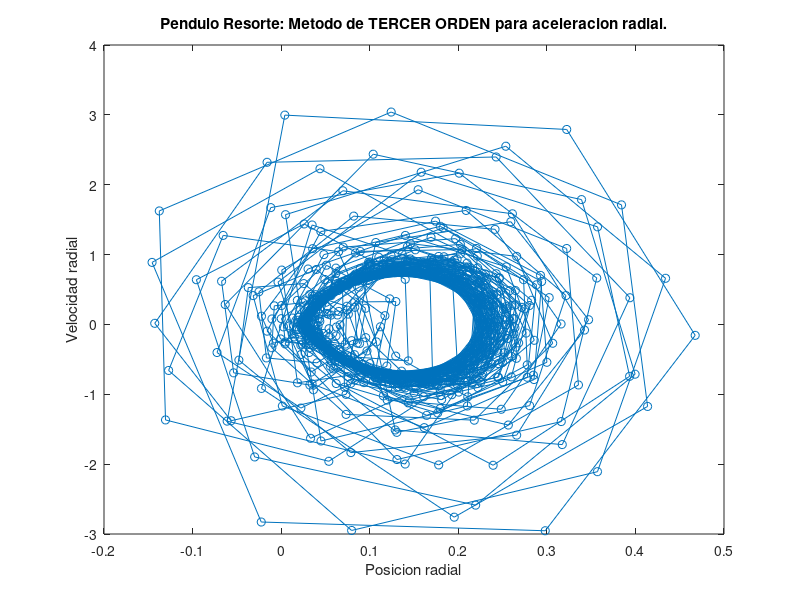
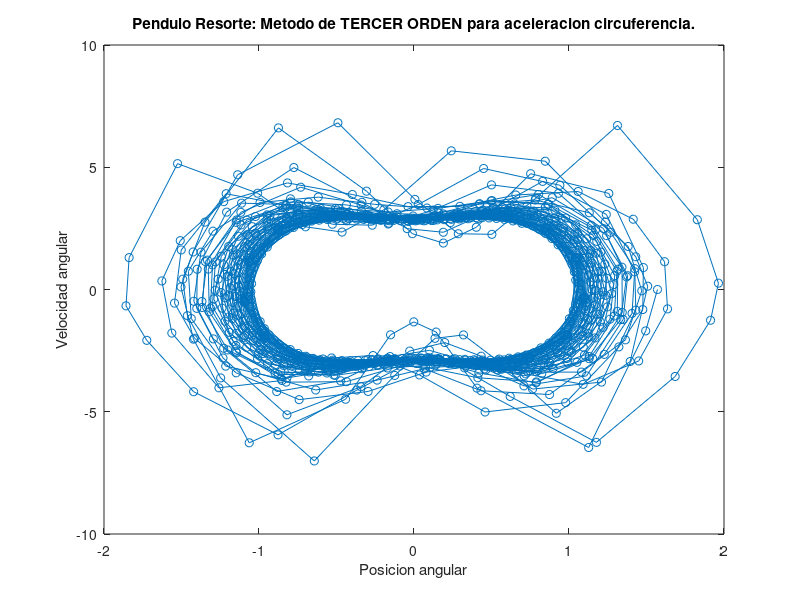
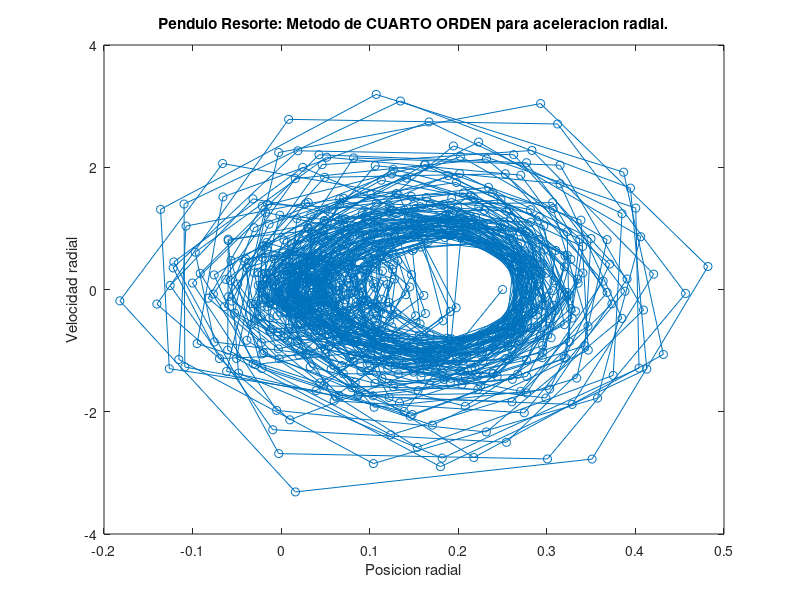
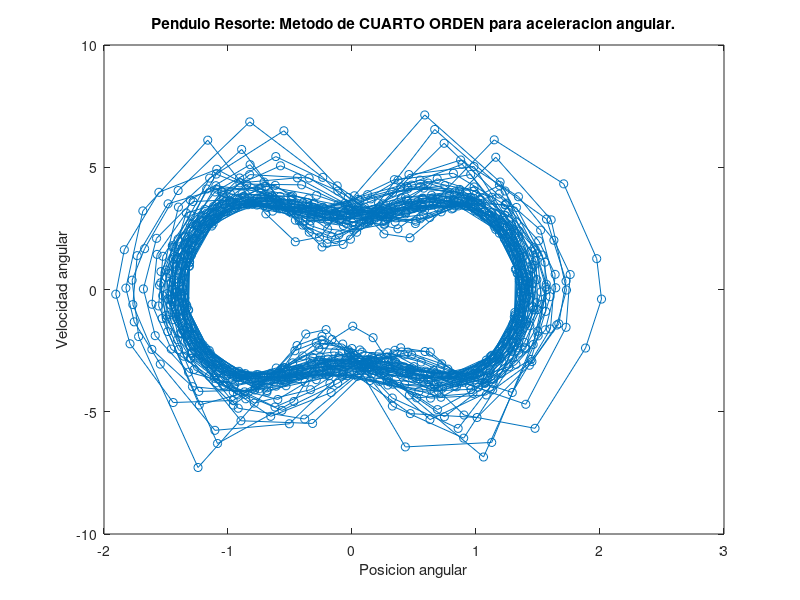

Recreate these plots in MATLAB, in order.
#OBLIGATORIO 2 - Metodos Numericos 2021 - Grupo 63
# Problema del PENDULO RESORTE

# Definicion de CONSTANTES:
m = 1; # Masa
g = 9.8; # Constante gravitacional
k = 98.1; # Constante del Resorte
L0 = 0.5; # Longitud del Resorte
# Definicion de TIEMPO:
# (Comentar o descomentar delta_t dependiendo del caso)
#delta_t = 0.1;
delta_t = 0.1;
tmax = 100; # Maximo de tiempo, puede variar.
# Inicializacion de VALORES INICIALES:
tita0 =(pi)/2; # Desplazamiento en la circuferencia
dtita0 = 0; # Velocidad en la circuferencia
r0 = 0.25; # Desplazamiento Radial
dr0 = 0; # Velocidad Radial

# Definicion de FUNCIONES:
aceleracionRadial = @(r, dr, tita, dtita, tiempo) [ (L0 + r)*((dtita)^2) + g*(cos(tita))- k*r/m];
aceleracionCircuf = @(r, dr, tita, dtita, tiempo) [ -(2*dr*dtita + g*(sin(tita)))/(L0 + r)];

# -------------------------------- #
# Metodo explicito de TERCER ORDEN:
# -------------------------------- #
tiempo = 0;
posRadial_ts = r0;
velRadial_ts = dr0;
posCircuf_ts = tita0;
velCircuf_ts = dtita0;
# Inicializacion de Vectores:
vector_posRadial_TO = [posRadial_ts];
vector_velRadial_TO = [velRadial_ts];
vector_posCircuf_TO = [posCircuf_ts];
vector_velCircuf_TO = [velCircuf_ts];
vector_tiempo_TO = [tiempo];
do
  #PASO 1.
  accelRadial = aceleracionRadial(posRadial_ts, velRadial_ts, posCircuf_ts, velCircuf_ts, tiempo);
  accelCircuf = aceleracionCircuf(posRadial_ts, velRadial_ts, posCircuf_ts, velCircuf_ts, tiempo);
  #PASO 2.
  posRadial_t13 = posRadial_ts + (1/3)*delta_t*velRadial_ts + (1/18)*(delta_t^2)*accelRadial;
  velRadial_t13 = velRadial_ts + (1/3)*delta_t*accelRadial;
  posCircuf_t13 = posCircuf_ts + (1/3)*delta_t*velCircuf_ts + (1/18)*(delta_t^2)*accelCircuf;
  velCircuf_t13 = velCircuf_ts + (1/3)*delta_t*accelCircuf;
  #PASO 3.
  accelRadial_13 = aceleracionRadial(posRadial_t13, velRadial_t13, posCircuf_t13, velCircuf_t13, (tiempo + (1/3)*delta_t));
  accelCircuf_13 = aceleracionCircuf(posRadial_t13, velRadial_t13, posCircuf_t13, velCircuf_t13, (tiempo + (1/3)*delta_t));
  #PASO 4.
  posRadial_t23 = posRadial_ts + (2/3)*delta_t*velRadial_ts + (1/27)*(delta_t^2)*(2*accelRadial + 4*accelRadial_13);
  velRadial_t23 = velRadial_ts + (2/3)*delta_t*accelRadial_13;
  posCircuf_t23 = posCircuf_ts + (2/3)*delta_t*velCircuf_ts + (1/27)*(delta_t^2)*(2*accelCircuf + 4*accelCircuf_13);
  velCircuf_t23 = velCircuf_ts + (2/3)*delta_t*accelCircuf_13;
  #PASO 5.
  accelRadial_23 = aceleracionRadial(posRadial_t23, velRadial_t23, posCircuf_t23, velCircuf_t23, (tiempo + (2/3)*delta_t));
  accelCircuf_23 = aceleracionCircuf(posRadial_t23, velRadial_t23, posCircuf_t23, velCircuf_t23, (tiempo + (2/3)*delta_t));
  #PASO 6.
  posRadial_ts = posRadial_ts + delta_t*velRadial_ts + (1/6)*(delta_t^2)*(accelRadial + accelRadial_13 + accelRadial_23);
  velRadial_ts = velRadial_ts + (1/4)*delta_t*(accelRadial + 3*accelRadial_23);
  posCircuf_ts = posCircuf_ts + delta_t*velCircuf_ts + (1/6)*(delta_t^2)*(accelCircuf + accelCircuf_13 + accelCircuf_23);
  velCircuf_ts = velCircuf_ts + (1/4)*delta_t*(accelCircuf + 3*accelCircuf_23);
  # Agrego los valores a sus respectivos vectores.
  vector_posRadial_TO = [vector_posRadial_TO, posRadial_ts];
  vector_velRadial_TO = [vector_velRadial_TO, velRadial_ts];
  vector_posCircuf_TO = [vector_posCircuf_TO, posCircuf_ts];
  vector_velCircuf_TO = [vector_velCircuf_TO, velCircuf_ts];
  # Incremento el contador de tiempo.
  tiempo += delta_t;
  vector_tiempo_TO = [vector_tiempo_TO, tiempo];
until (tiempo > (tmax - delta_t))
# Ploteo de grafica:
figure(1)
plot(vector_posRadial_TO, vector_velRadial_TO, '-o')
title('Pendulo Resorte: Metodo de TERCER ORDEN para aceleracion radial.');
xlabel('Posicion radial');
ylabel('Velocidad radial');
figure(2)
plot(vector_posCircuf_TO, vector_velCircuf_TO, '-o')
title('Pendulo Resorte: Metodo de TERCER ORDEN para aceleracion circuferencia.');
xlabel('Posicion angular');
ylabel('Velocidad angular');
# Fin TERCER ORDEN

# -------------------------------- #
# Metodo explicito de CUARTO ORDEN:
# -------------------------------- #
tiempo = 0;
posRadial_ts = r0;
velRadial_ts = dr0;
posCircuf_ts = tita0;
velCircuf_ts = dtita0;
# Inicializacion de Vectores:
vector_posRadial_CO = [posRadial_ts];
vector_velRadial_CO = [velRadial_ts];
vector_posCircuf_CO = [posCircuf_ts];
vector_velCircuf_CO = [velCircuf_ts];
vector_tiempo_CO = [tiempo];
do
  #PASO 1
  accelRadial = aceleracionRadial(posRadial_ts, velRadial_ts, posCircuf_ts, velCircuf_ts, tiempo);
  accelCircuf = aceleracionCircuf(posRadial_ts, velRadial_ts, posCircuf_ts, velCircuf_ts, tiempo);
  #PASO 2
  posRadial_t13 = posRadial_ts + (1/3)*delta_t*velRadial_ts + (1/18)*(delta_t^2)*accelRadial;
  velRadial_t13 = velRadial_ts + (1/3)*delta_t*accelRadial;
  posCircuf_t13 = posCircuf_ts + (1/3)*delta_t*velCircuf_ts + (1/18)*(delta_t^2)*accelCircuf;
  velCircuf_t13 = velCircuf_ts + (1/3)*delta_t*accelCircuf;
  #PASO 3
  accelRadial_13 = aceleracionRadial(posRadial_t13, velRadial_t13, posCircuf_t13, velCircuf_t13, (tiempo + (1/3)*delta_t));
  accelCircuf_13 = aceleracionCircuf(posRadial_t13, velRadial_t13, posCircuf_t13, velCircuf_t13, (tiempo + (1/3)*delta_t));
  #PASO 4
  posRadial_t12 = posRadial_ts + (1/8)*delta_t*(velRadial_ts + 3*velRadial_t13) + (3/40)*(delta_t^2)*(-accelRadial + accelRadial_13);
  velRadial_t12 = velRadial_ts + (1/8)*delta_t*(accelRadial + 3*accelRadial_13);
  posCircuf_t12 = posCircuf_ts + (1/8)*delta_t*(velCircuf_ts + 3*velCircuf_t13) + (3/40)*(delta_t^2)*(-accelCircuf + accelCircuf_13);
  velCircuf_t12 = velCircuf_ts + (1/8)*delta_t*(accelCircuf + 3*accelCircuf_13);
  #PASO 5
  accelRadial_12 = aceleracionRadial(posRadial_t12, velRadial_t12, posCircuf_t12, velCircuf_t12, (tiempo + (1/2)*delta_t));
  accelCircuf_12 = aceleracionCircuf(posRadial_t12, velRadial_t12, posCircuf_t12, velCircuf_t12, (tiempo + (1/2)*delta_t));
  #PASO 6
  posRadial_t = posRadial_ts + (1/2)*delta_t*(velRadial_ts - 3*velRadial_t13 + 4*velRadial_t12) + (3/10)*(delta_t^2)*(accelRadial - accelRadial_13);
  velRadial_t = velRadial_ts + (1/2)*delta_t*(accelRadial - 3*accelRadial_13 + 4*accelRadial_12);
  posCircuf_t = posCircuf_ts + (1/2)*delta_t*(velCircuf_ts - 3*velCircuf_t13 + 4*velCircuf_t12) + (3/10)*(delta_t^2)*(accelCircuf - accelCircuf_13);
  velCircuf_t = velCircuf_ts + (1/2)*delta_t*(accelCircuf - 3*accelCircuf_13 + 4*accelCircuf_12);
  #PASO 7
  accelRadial_t = aceleracionRadial(posRadial_t, velRadial_t, posCircuf_t, velCircuf_t, (tiempo + delta_t));
  accelCircuf_t = aceleracionCircuf(posRadial_t, velRadial_t, posCircuf_t, velCircuf_t, (tiempo + delta_t));
  #PASO 8
  posRadial_ts = posRadial_ts + (1/6)*delta_t*(velRadial_ts + 4*velRadial_t12 + velRadial_t);
  velRadial_ts = velRadial_ts + (1/6)*delta_t*(accelRadial + 4*accelRadial_12 + accelRadial_t);
  posCircuf_ts = posCircuf_ts + (1/6)*delta_t*(velCircuf_ts + 4*velCircuf_t12 + velCircuf_t);
  velCircuf_ts = velCircuf_ts + (1/6)*delta_t*(accelCircuf + 4*accelCircuf_12 + accelCircuf_t);
  # Agrego los valores a sus respectivos vectores.
  vector_posRadial_CO = [vector_posRadial_CO, posRadial_ts];
  vector_velRadial_CO = [vector_velRadial_CO, velRadial_ts];
  vector_posCircuf_CO = [vector_posCircuf_CO, posCircuf_ts];
  vector_velCircuf_CO = [vector_velCircuf_CO, velCircuf_ts];
  # Incremento el contador de tiempo.
  tiempo += delta_t;
  vector_tiempo_CO = [vector_tiempo_CO, tiempo];
until (tiempo > (tmax - delta_t))
# Ploteo de grafica:
figure(3)
plot(vector_posRadial_CO, vector_velRadial_CO, '-o')
title('Pendulo Resorte: Metodo de CUARTO ORDEN para aceleracion radial.');
xlabel('Posicion radial');
ylabel('Velocidad radial');
figure(4)
plot(vector_posCircuf_CO, vector_velCircuf_CO, '-o')
title('Pendulo Resorte: Metodo de CUARTO ORDEN para aceleracion angular.');
xlabel('Posicion angular');
ylabel('Velocidad angular');
# Fin CUARTO ORDEN

# -------------------------------- #
# Metodo de RUNGE-KUTTA de tercer orden:
# -------------------------------- #
tiempo = 0;
posRadial_ts = r0;
velRadial_ts = dr0;
posCircuf_ts = tita0;
velCircuf_ts = dtita0;
# Inicializacion de Vectores:
vector_posRadial_RK = [posRadial_ts];
vector_velRadial_RK = [velRadial_ts];
vector_posCircuf_RK = [posCircuf_ts];
vector_velCircuf_RK = [velCircuf_ts];
vector_tiempo_RK = [tiempo];
do
  #PASO 1
  accelRadial = aceleracionRadial(posRadial_ts, velRadial_ts, posCircuf_ts, velCircuf_ts, tiempo);
  accelCircuf = aceleracionCircuf(posRadial_ts, velRadial_ts, posCircuf_ts, velCircuf_ts, tiempo);
  #PASO 2
  posRadial_t12 = posRadial_ts + (1/2)*delta_t*velRadial_ts;
  velRadial_t12 = velRadial_ts + (1/2)*delta_t*accelRadial;
  posCircuf_t12 = posCircuf_ts + (1/2)*delta_t*velCircuf_ts;
  velCircuf_t12 = velCircuf_ts + (1/2)*delta_t*accelCircuf;
  #PASO 3
  accelRadial_12 = aceleracionRadial(posRadial_t12, velRadial_t12, posCircuf_t12, velCircuf_t12, (tiempo + (1/2)*delta_t));
  accelCircuf_12 = aceleracionCircuf(posRadial_t12, velRadial_t12, posCircuf_t12, velCircuf_t12, (tiempo + (1/2)*delta_t));
  #PASO 4
  posRadial_t = posRadial_ts + delta_t*((-1)*velRadial_ts + 2*velRadial_t12);
  velRadial_t = velRadial_ts + delta_t*((-1)*accelRadial + 2*accelRadial_12);
  posCircuf_t = posCircuf_ts + delta_t*((-1)*velCircuf_ts + 2*velCircuf_t12);
  velCircuf_t = velCircuf_ts + delta_t*((-1)*accelCircuf + 2*accelCircuf_12);
  #PASO 5
  accelRadial_t = aceleracionRadial(posRadial_t, velRadial_t, posCircuf_t, velCircuf_t, (tiempo + delta_t));
  accelCircuf_t = aceleracionCircuf(posRadial_t, velRadial_t, posCircuf_t, velCircuf_t, (tiempo + delta_t));
  #PASO 6
  posRadial_ts = posRadial_ts + (1/6)*delta_t*(velRadial_ts + 4*velRadial_t12 + velRadial_t);
  velRadial_ts = velRadial_ts + (1/6)*delta_t*(accelRadial + 4*accelRadial_12 + accelRadial_t);
  posCircuf_ts = posCircuf_ts + (1/6)*delta_t*(velCircuf_ts + 4*velCircuf_t12 + velCircuf_t);
  velCircuf_ts = velCircuf_ts + (1/6)*delta_t*(accelCircuf + 4*accelCircuf_12 + accelCircuf_t);
  # Agrego los valores a sus respectivos vectores.
  vector_posRadial_RK = [vector_posRadial_RK, posRadial_ts];
  vector_velRadial_RK = [vector_velRadial_RK, velRadial_ts];
  vector_posCircuf_RK = [vector_posCircuf_RK, posCircuf_ts];
  vector_velCircuf_RK = [vector_velCircuf_RK, velCircuf_ts];
  # Incremento el contador de tiempo.
  tiempo += delta_t;
  vector_tiempo_RK = [vector_tiempo_RK, tiempo];
until (tiempo > (tmax - delta_t))
# Ploteo de grafica:
figure(5)
plot(vector_posRadial_RK, vector_velRadial_RK, '-o')
title('Pendulo Resorte: Metodo de RUNGE-KUTTA para aceleracion radial.');
xlabel('Posicion radial');
ylabel('Velocidad radial');
figure(6)
plot(vector_posCircuf_RK, vector_velCircuf_RK, '-o')
title('Pendulo Resorte: Metodo de RUNGE-KUTTA para aceleracion angular.');
xlabel('Posicion angular');
ylabel('Velocidad angular');
# Fin RUNGE-KUTTA

# Implementacion de la grafica conjunta posRadial-Tiempo entre metodos:
figure(7)
plot(vector_tiempo_TO, vector_posCircuf_TO, 'b')
hold on
plot(vector_tiempo_CO, vector_posCircuf_CO, 'r')
hold on
plot(vector_tiempo_RK, vector_posCircuf_RK, 'g')
legend({'Tercer Orden', 'Cuarto Orden','Runge-Kutta'})
title('Pendulo Resorte: Comparacion Tiempo-Posicion angular');
xlabel('Tiempo');
ylabel('Posicion angular');